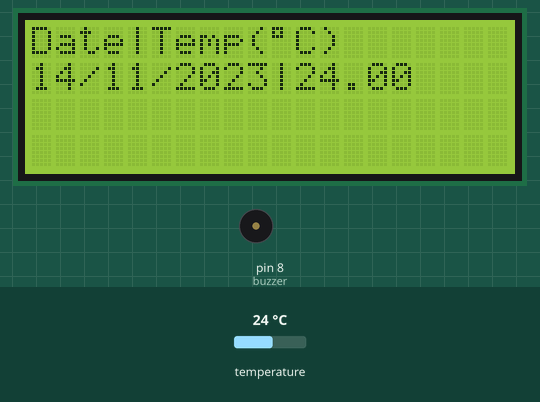
Recording of a sketch running on a simulated Arduino Uno, built with avr-gcc and run on an emulated ATmega328P. On the bench: 20×4 character LCD, buzzer (waves = sounding). The inputs (shaded band) are chosen by the test bench; at power-on: temperature 24 °C. The local clock reads 2024-03-15 10:24:30 at power-on unless the sketch sets it; storage starts empty; what the sketch prints to the serial monitor is not drawn.

Above: at 3.3 s.
3.4 s: temperature set to 8 °C
At 5.8 s:
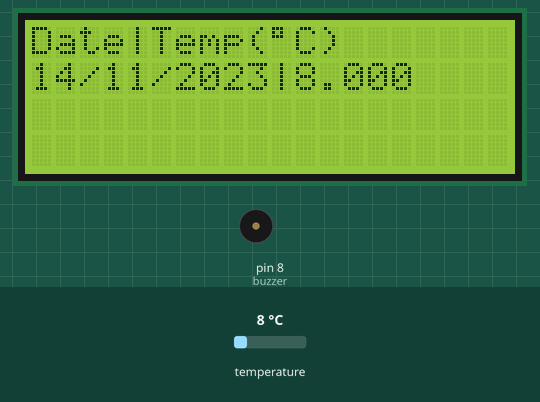
9.5 s: temperature set to 6.9 °C
At 11.2 s:
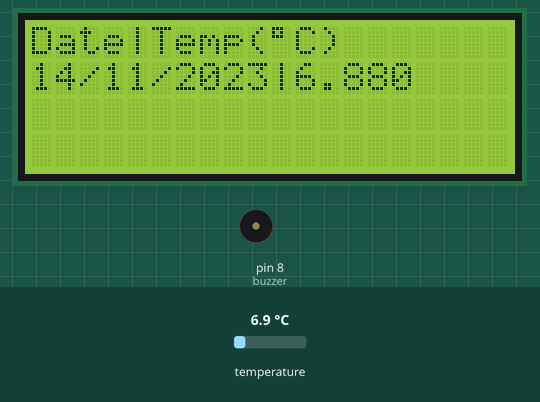
12.4 s: temperature set to 12 °C
At 16.3 s:
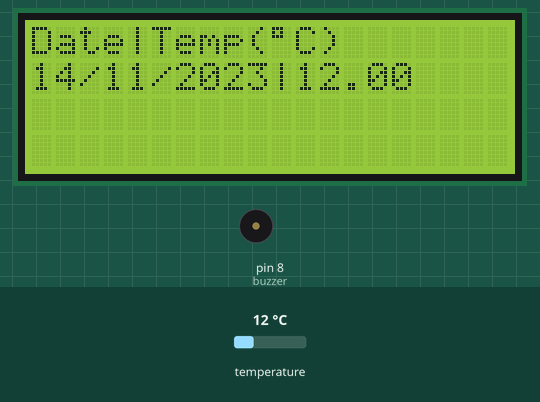
Timing chart, 0 to 21.2 s (numbered marks = the images above; inputs shaded):
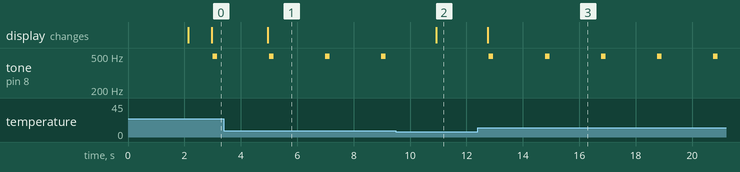

The sketch:

vaccine-carrier.ino
```cpp
#include <SPI.h> //for the SD card module
#include <SD.h> // for the SD card
#include <Wire.h>
#include "RTClib.h" // for RTC
#include <OneWire.h>
#include <DallasTemperature.h>
#include <Wire.h>
#include <LiquidCrystal_I2C.h>
LiquidCrystal_I2C lcd(0x27, 20, 4); //The LCD address and size.
// Data wire is plugged into port 2 on the Arduino
#define ONE_WIRE_BUS 2 //pin for sensor
// Setup a oneWire instance to communicate with any OneWire devices
OneWire oneWire(ONE_WIRE_BUS);
// Pass our oneWire reference to Dallas Temperature.
DallasTemperature sensors(&oneWire);
//Buzzer
int buzzer = 8; // set the buzzer control digital IO pin
//SD Card
const int chipSelect = 4;
// Create a file to store the data
File myFile;
//RTC DS3231
RTC_DS3231 rtc;
//SETUP
void setup() {
 // start serial port
 Serial.begin(9600);
 Serial.println("Vaccine Carrier");
 // Start up the library
 sensors.begin();
 lcd.init();
 // Print a message to the LCD.
 lcd.backlight();
 lcd.setCursor(0, 0);
 lcd.print("Vaccine Carrier");
 lcd.setCursor(0, 1);
 lcd.print("Start!");
 delay(2000);
 lcd.clear();
 //Buzzer:
 pinMode(buzzer, OUTPUT); // set pin 8 as output
 //SD card
 Serial.print("Initializing SD card...");
 if(!SD.begin(chipSelect)) {
 Serial.println("initialization failed!");
 return;
 }
 Serial.println("initialization done.");
 myFile=SD.open("DATA.txt", FILE_WRITE); //open file
 // if the file opened ok, write to it:
 if (myFile) {
 Serial.println("File opened ok"); // print the headings for our data
 myFile.println(" Date ; Time ; Temperature ºC");
 }
 myFile.close();
 //RTC
 if (! rtc.begin()) {
 Serial.println("Couldn't find RTC Module");
 while (1);
 }
 if (rtc.lostPower())
 {
 Serial.println("RTC lost power, lets set the time!");
 rtc.adjust(DateTime(F(__DATE__), F(__TIME__)));
 }
 rtc.adjust(DateTime(F(__DATE__), F(__TIME__)));
}
//VOID LOOP
void loop() {
 DateTime now = rtc.now();
 Serial.print("Requesting temperatures...");
 sensors.requestTemperatures(); // Send the command to get temperatures
 Serial.println("DONE");
 float tempC = sensors.getTempCByIndex(0);

 // Read temperature as Celsius
 // Jika Sensor suhu terpasang
 if (tempC != DEVICE_DISCONNECTED_C)
 {
 // Print tanggal waktu dan suhu pada serial
 Serial.print("Temperature for the device 1 (index 0) is: ");
 Serial.print(now.day(), DEC);
 Serial.print("/");
 Serial.print(now.month(), DEC);
 Serial.print("/");
 Serial.print(now.year(), DEC);
 Serial.print(" ; ");
 Serial.print(now.hour(), DEC);
 Serial.print(":");
 Serial.print(now.minute(), DEC);
 Serial.print(":");
 Serial.print(now.second(), DEC);
 Serial.print(" ; ");
 Serial.print(tempC,DEC);
 Serial.println("ºC");

 //Print tanggal, waktu, dan suhu pada LCD
 lcd.setCursor(0, 0);
 lcd.print("Date|Temp(");
 lcd.print((char)223);
 lcd.print("C)");
 lcd.setCursor(0, 1);
 lcd.print(now.day());
 lcd.print("/");
 lcd.print(now.month());
 lcd.print("/");
 lcd.print(now.year());
 lcd.print("|");
 lcd.print(tempC);
 //Pengaturan write data pada SD Card
 myFile = SD.open("DATA.txt", FILE_WRITE);
 if (myFile) {
 Serial.println("open with success");
 myFile.print(now.day(), DEC);
 myFile.print('/');
 myFile.print(now.month(), DEC);
 myFile.print('/');
 myFile.print(now.year(), DEC);
 myFile.print(" ; ");
 myFile.print(now.hour(), DEC);
 myFile.print(':');
 myFile.print(now.minute(), DEC);
 myFile.print(':');
 myFile.print(now.second(), DEC);
 myFile.print(" ; ");
 myFile.print(tempC, DEC);
 myFile.println("ºC");
 }
 myFile.close();
 //lcd.print(" | ");

 //lcd.print(DallasTemperature::toFahrenheit(tempC));
 //lcd.print(" F");
 }
 else
 {
 Serial.println("Error: Could not read temperature data");
 //SD CARD
 myFile = SD.open("DATA.txt", FILE_WRITE);
 if (myFile) {
 Serial.println("open with success");
 myFile.print(now.day(), DEC);
 myFile.print('/');
 myFile.print(now.month(), DEC);
 myFile.print('/');
 myFile.print(now.year(), DEC);
 myFile.print(" ; ");
 myFile.print(now.hour(), DEC);
 myFile.print(':');
 myFile.print(now.minute(), DEC);
 myFile.print(':');
 myFile.print(now.second(), DEC);
 myFile.print(" ; ");
 myFile.println("Error");
 }
 myFile.close();
 }
 //Buzzer
 if (tempC > 7.5 or tempC < 2.5)
 {
 for (int i = 0; i < 80; i++) { // make a sound
 digitalWrite(buzzer, HIGH); // send high signal to buzzer
 delay(1); // delay 1ms
 digitalWrite(buzzer, LOW); // send low signal to buzzer
 delay(1);}
 }
 delay(1000);
}
```

Measured:
- the behaviour switches between 7.6 and 7.5 °C on temperature (found by bisection; images 1 and 2)
- after the input at 3.4 s, the display: changes after 1.6 s (image 1)
- after the input at 9.5 s, tone on pin 8 (buzzer): stays silent (without the input it goes to 496 Hz after 1.5 s); the display: changes after 1.4 s (image 2)
- after the input at 12.4 s, tone on pin 8 (buzzer): alternates 496 Hz for 0.16 s and silent for 1.8 s, starting after 0.39 s; the display: changes after 0.35 s (image 3)
- by itself, tone on pin 8 (buzzer): alternates 496 Hz for 0.16 s and silent for 1.8 s
